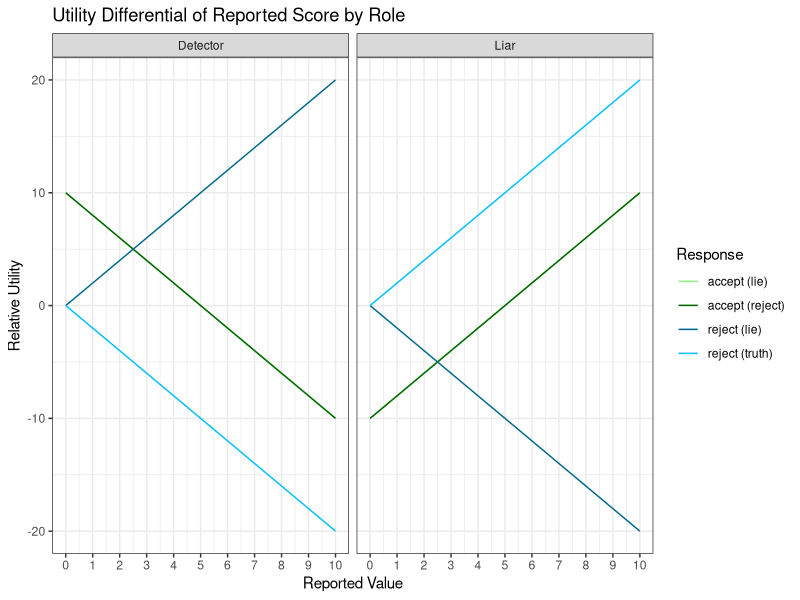
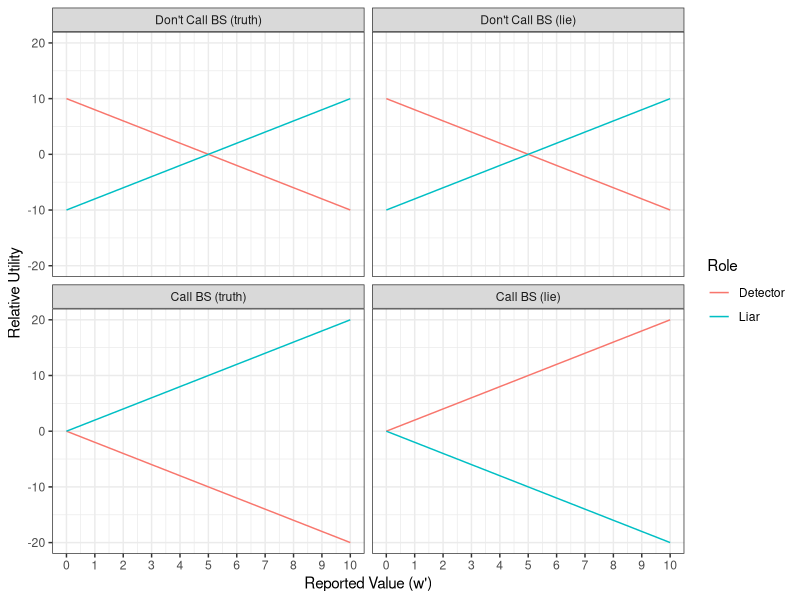
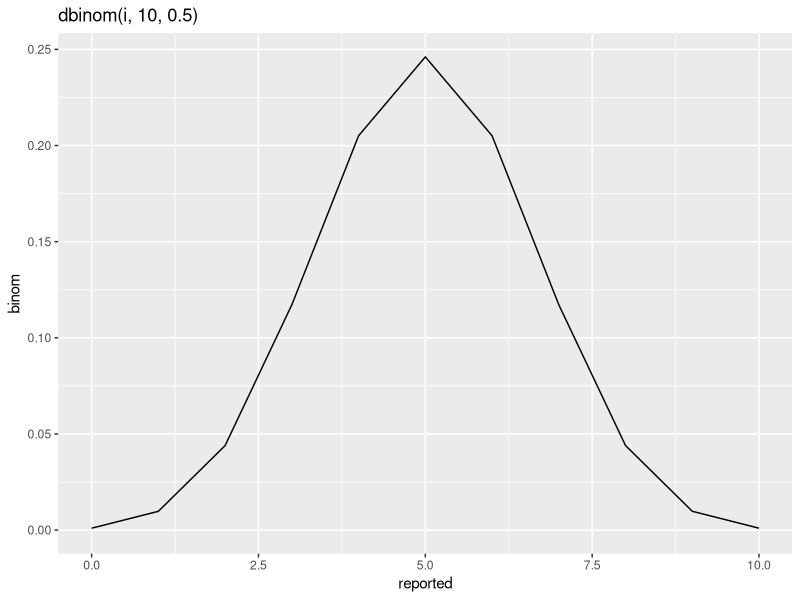
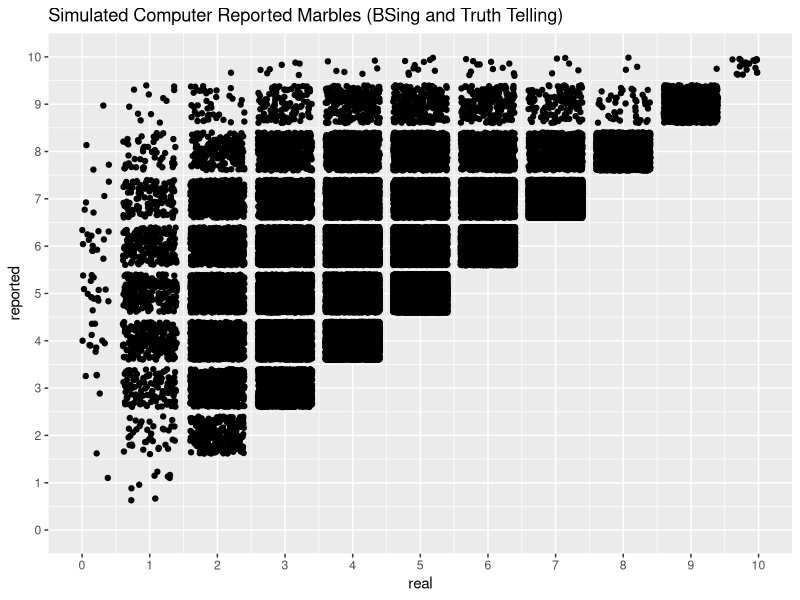
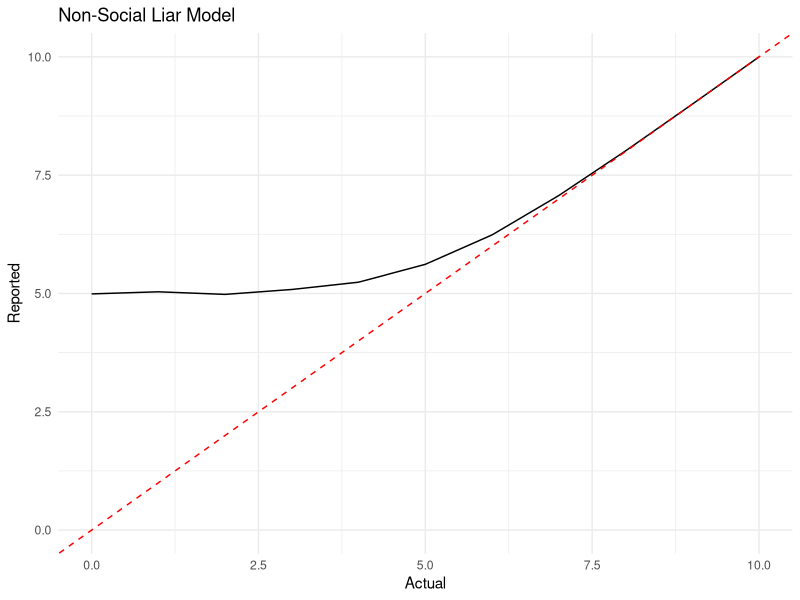
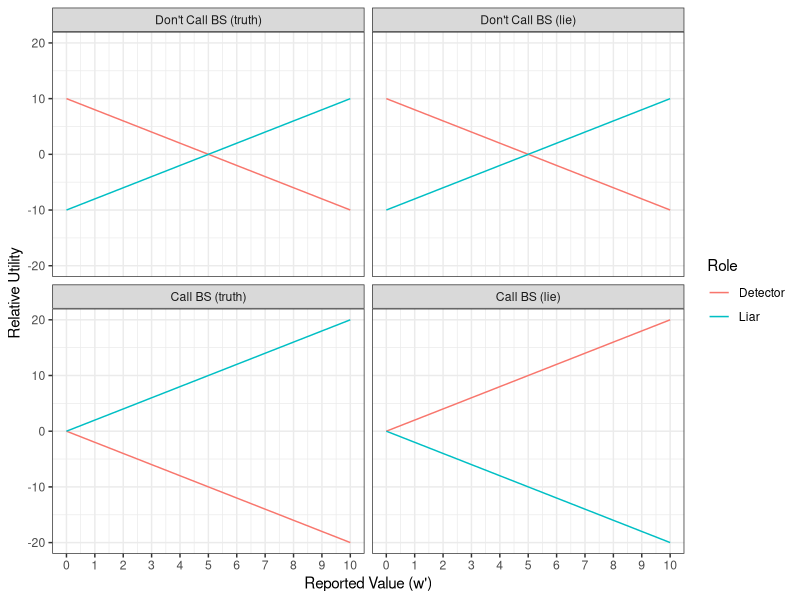
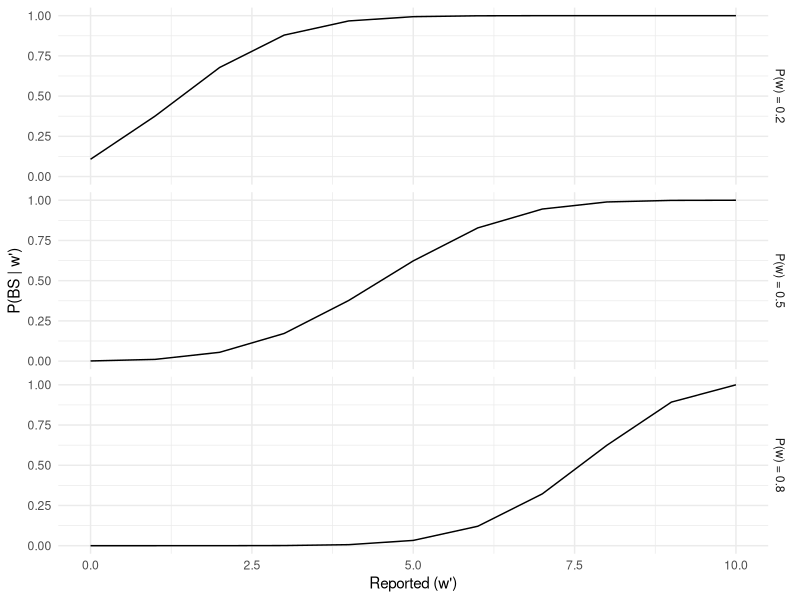
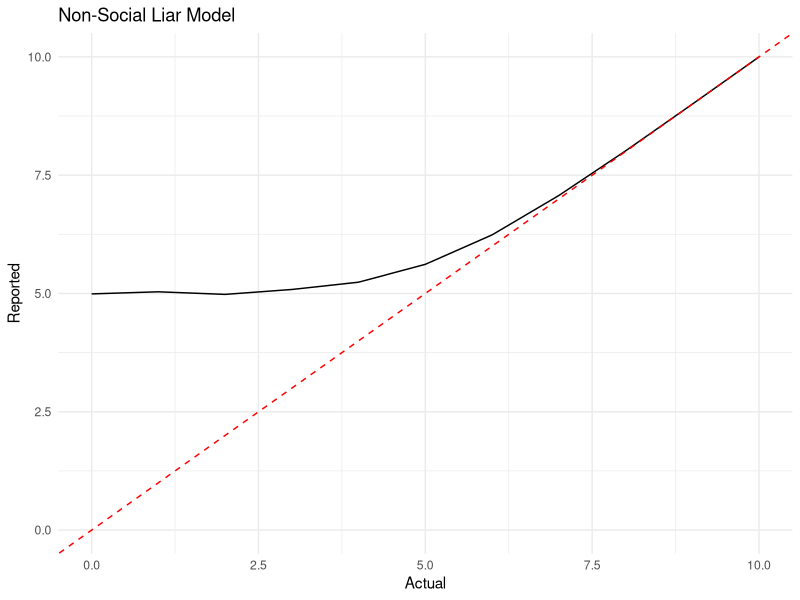

Here is the R script that generated these plots, in order: (Note: this script raises an error after producing the figures.)
## ---- chunk 1
library(dplyr)
library(tidyr)
library(ggplot2)
knitr::opts_chunk$set(echo = TRUE)

probs <- data.frame(real=rep(c(0:10), 11), reported=rep(c(0:10), each=11))
reported <- 0:10
drawer <- data.frame(reported = reported,
                     role = "Liar",
                     utilDiffAccept.truth = reported - (10-reported),
                     utilDiffAccept.lie = reported - (10-reported),
                     utilDiffReject.truth = 2*reported,
                     utilDiffReject.lie = -2*reported)
responder <- data.frame(reported = reported,
                        role = "Detector",
                        utilDiffAccept.truth = (10-reported) - reported,
                        utilDiffAccept.lie = (10-reported) - reported,
                        utilDiffReject.truth = -2*reported,
                        utilDiffReject.lie = 2*reported)
utils <- rbind(drawer,responder)
## ---- chunk 2
utils %>%
  gather("outcome", "utility", 3:6) %>%
  ggplot(aes(x=reported, y=utility, colour=outcome)) +
  geom_line(stat="identity") +
  scale_x_continuous("Reported Value", breaks=pretty(reported, n=10)) +
  scale_y_continuous("Relative Utility") +
  scale_colour_manual("Response", labels=c("accept (lie)", "accept (reject)", "reject (lie)", "reject (truth)"), values=c("lightgreen", "darkgreen", "deepskyblue4", "deepskyblue")) +
  ggtitle("Utility Differential of Reported Score by Role") +
  facet_wrap(~ role) +
  theme_bw()
## ---- chunk 3
outcome.names <- c(
  "utilDiffAccept.truth" = "Don't Call BS (truth)",
  "utilDiffAccept.lie" = "Don't Call BS (lie)",
  "utilDiffReject.truth" = "Call BS (truth)",
  "utilDiffReject.lie" = "Call BS (lie)"
)


utils %>%
  gather("outcome", "utility", 3:6) %>%
  mutate(outcome = factor(outcome, levels = c("utilDiffAccept.truth", "utilDiffAccept.lie", "utilDiffReject.truth", "utilDiffReject.lie"))) %>%
  ggplot(aes(x=reported, y=utility, colour=role)) +
  geom_line(stat="identity") +
  scale_x_continuous("Reported Value (w')", breaks=pretty(reported, n=10)) +
  scale_y_continuous("Relative Utility") +
  scale_colour_discrete("Role") +
  facet_wrap(~outcome, labeller = as_labeller(outcome.names)) +
  theme_bw()

ggsave("img/utility_outcome.png")
## ---- chunk 4
probs$binom <- dbinom(probs$reported, 10, 0.5)
probs %>%
  select("reported","binom") %>%
  unique() %>%
  ggplot(aes(x=reported, y=binom)) +
  geom_density(stat="identity") +
  ggtitle("dbinom(i, 10, 0.5)")
## ---- chunk 5
probs$cbinom <- pbinom(probs$reported, 10, 0.5)

dumb_detect <- data.frame(reported=rep(0:10,3), 
                          p.world.text=c(rep("P(w) = 0.2",11), 
                                         rep("P(w) = 0.5",11), 
                                         rep("P(w) = 0.8",11)),
                          cbinom=c(pbinom(0:10, 10, 0.2), 
                                   pbinom(0:10, 10, 0.5), 
                                   pbinom(0:10, 10, 0.8))) %>%
  ggplot(aes(x=reported, y=cbinom)) +
  geom_line(stat="identity") +
  scale_x_continuous("Reported (w')") +
  scale_y_continuous("P(BS | w')") +
  facet_grid(p.world.text ~ .) +
  theme_minimal()
ggsave("img/detect_dumbmodel_distr.png", dumb_detect)
## ---- chunk 6
responderProbs <- left_join(probs, drawer, by="reported")
responderProbsBS.sim <- data.frame(rand = runif(100000), real=rbinom(100000, 10, 0.5)) %>%
  mutate(getK = qbinom(rand, 10, 0.5))
#responderProbsBS.sim <- data.frame(rand, getK = rbinom(1000, 10, 0.5), real=rbinom(1000, 10, 0.5))

responderProbsBS.sim %>%
  mutate(lie = getK > real,
         reported = ifelse(lie, getK, real)) %>%
  ggplot(aes(x=real, y=reported)) +
  geom_jitter() +
  scale_x_continuous(limits=c(0,10), breaks=0:10) +
  scale_y_continuous(limits=c(0,10), breaks=0:10) +
  ggtitle("Simulated Computer Reported Marbles (BSing and Truth Telling)")
## ---- chunk 7
responderProbsBS.sim %>%
  mutate(lie = getK > real,
         reported = ifelse(lie, getK, real)) %>%
  group_by(real) %>%
  summarise(mean = mean(reported),
            sd = sd(reported),
            se = sd/sqrt(n())) %>%
  ggplot(aes(x=real, y=mean)) +
  geom_line() +
  geom_abline(intercept = 0, slope = 1, colour="red", linetype=2) +
  ggtitle("Non-Social Liar Model") +
  scale_x_continuous("Actual") +
  scale_y_continuous("Reported", limits=c(0,10)) +
  theme_minimal()
ggsave("img/lie_dumbmodel_simulated_binom.png")
## ---- chunk 8
responderProbsBS.sim2 <- data.frame(real=rbinom(100000, 10, 0.5), rand.lie=rbernoulli(100000, 0.4))
responderProbsBS.sim2 <- responderProbsBS.sim2 %>%
  mutate(reported=mapply(function(x, y) {ifelse(!y, x, ifelse(x==10, 10, sample(x:10,1)))}, real, rand.lie))
responderProbsBS.sim2 %>%
  group_by(real) %>%
  summarise(mean = mean(reported),
            sd = sd(reported),
            se = sd/sqrt(n())) %>%
  ggplot(aes(x=real, y=mean)) +
  geom_line() +
  geom_abline(intercept = 0, slope = 1, colour="red", linetype=2) +
  ggtitle("Non-Social Liar Model (Randomly Samples from Lies)") +
  scale_x_continuous("Actual") +
  scale_y_continuous("Reported", limits=c(0,10)) +
  theme_minimal()
ggsave("img/lie_dumbmodel2_simulated_unif.png")
## ---- chunk 9
pickLie <- function(prob.lie, real.val){
  expectedVal = prob.lie * real.val
  if(real.val < 10){
    lies = (real.val+1):10
    prob.eachLie = (1-prob.lie)/length(lies)
    for(l in lies){
      expectedVal = expectedVal + l*prob.eachLie
    }
  }
  else{
    expectedVal = 10
  }
  return(expectedVal)
}
dumb_liar <- data.frame(real=rep(0:10,3),
                        p.world=c(rep(0.2,11), rep(0.5,11), rep(0.8,11))) %>%
  mutate(reported = mapply(pickLie, 1-p.world, real)) %>%
  ggplot(aes(x=real, y=reported)) +
  geom_line() +
  geom_abline(intercept = 0, slope = 1, colour="red", linetype=2) +
  scale_x_continuous("Actual (w)") +
  scale_y_continuous("Reported (w')", limits=c(0,10)) +
  facet_grid(p.world ~ .) +
  theme_minimal() +
  theme(
    strip.background = element_blank(),
    strip.text.y = element_blank()
  )

ggsave("img/lie_dumbmodel_unif.png", dumb_liar)
## ---- chunk 10
dumbModels <- grid.arrange(dumb_liar, dumb_detect, ncol=2)
dumbFig <- annotate_figure(dumbModels, top=text_grob("Non-Inferential Model", size=18))
ggsave("img/dumbModels.png", dumbFig, width=6, height=3.5)
## ---- chunk 11
responderProbsBSDetect.sim <- data.frame(randBinom = rbinom(1000, 10, 0.5), rand = runif(1000))
responderProbsBSDetect.sim <- responderProbsBSDetect.sim %>%
  mutate(probCallOut = pbinom(randBinom, 10, 0.5) - (pbinom(5, 10, 0.5)-.5),
         calledOut = rand < probCallOut)

ggplot(responderProbsBSDetect.sim, aes(x=randBinom, y=probCallOut, colour=calledOut)) +
  geom_jitter() +
  scale_x_continuous(limits=c(0,10), breaks=0:10) +
  ggtitle("Simulated Computer Responding (BS Detecting)")

responderProbsBSDetect.sim %>%
  group_by(randBinom) %>%
  summarise(percCalledOut = sum(calledOut==TRUE)/n()) %>%
  ggplot(aes(x=randBinom, y=percCalledOut)) +
  geom_bar(stat="identity") +
  scale_x_continuous(limits=c(0,10), breaks=0:10) +
  scale_y_continuous(limits=c(0,1)) +
  ggtitle("Simulated Computer Responding (BS Detecting) - Percent Called Out")
## ---- chunk 12
responderProbsBD <- responderProbs %>%
  filter(reported >= real) %>%
  group_by(real) %>%
  mutate(truth = real == reported,
         sumProb = sum(binom),
         normalized = binom/sumProb,
         accept = utilDiffAccept * binom,
         reject = ifelse(truth, utilDiffReject.truth * binom, utilDiffReject.lie * binom))

responderProbsBD %>%
  group_by(reported, binom, cbinom, truth, accept) %>%
  summarise(reject = mean(reject)) %>%
  gather("decision", "expectedUtil",5:6) %>%
  ggplot(aes(x=reported, y=expectedUtil, colour=decision, linetype=truth)) +
  geom_line(stat="identity") +
  scale_x_continuous(breaks=pretty(reported, n=10)) +
  scale_linetype_manual(values=c(2,1)) +
  ggtitle("Expected Marble-Drawer Utility by Reported Value")

# responderProbsBD %>%
#   group_by(reported, binom, cbinom, accept) %>%
#   summarise(reject = mean(reject)) %>%
#   gather("decision", "expectedUtil",4:5) %>%
#   ggplot(aes(x=reported, y=expectedUtil, colour=decision)) +  
#   geom_line(stat="identity") +
#   scale_x_continuous(breaks=pretty(reported, n=10)) +
#   ggtitle("Expected Marble-Drawer Utility by Reported Value, Averaging Truths + Lies")
## ---- chunk 13
n_init <- 10
p_init <- 0.5
#x_init <- rbinom(1, n, p)
x_init <- 10
util_maxim <- 0.8

get.p_l.world_given_utt <- function(n, p, x){
  u_s.noBS <- x
  u_l.noBS <- n - x
  u_s.BS.truth <- x
  u_l.BS.truth <- -x
  u_s.BS.lie <- -x
  u_l.BS.lie <- x
  
  # prior
  p.world <- dbinom(x, n, p)
  p_s.utt_given_world <- pbinom(x, n, p)
  p.product <- p.world * p_s.utt_given_world
  
  p.product_all_worlds <- 0
  for(i in 0:10){ #world_i
    p.world_i <- dbinom(i, n, p)
    if(x == i){
      p_s.utt_given_world_i <- pbinom(x, n, p)
    }else if(x < i){
      p_s.utt_given_world_i <- 0 #likelihood.truth = cumulative binom of i in world_i
    } else{
      p_s.utt_given_world_i <- dbinom(x, n, p) #likelihood.lie = distribution of x in world_i
    }
    p.product_i <- p.world_i * p_s.utt_given_world_i
    p.product_all_worlds <- p.product_all_worlds + p.product_i
  }
  p_literal.world_given_utt <- p.product / p.product_all_worlds
  return(p.product / p.product_all_worlds)
}

# rsa_df <- data.frame(utt = 0:10)
# rsa_df <- rsa_df %>%
#   mutate(y=mapply(get.p_l.world_given_utt, n_init, p_init, utt))
